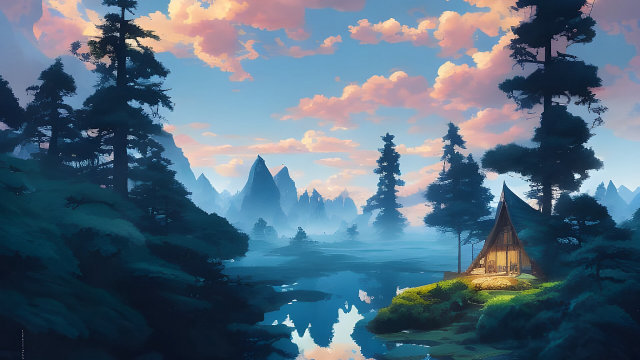
#> input picture test/fixtures/images/base-valley.jpg, 640 x 360 px
$ python gen_phash_vectors.py
#> lines starting #> are read from the running program, lines starting #| are printed output that depends on the picture; after the words box and inside, x2 and y2 are one past the last pixel; in counts of white or black regions, pixels touching at a corner belong together
#!/usr/bin/env python3
"""Reference values for the image core tests (test/image/), computed with Python imagehash and Pillow.

Run from the repo root (imagehash 4.3.2, Pillow, numpy and scipy must be installed), after
tools/make_similarity_fixtures.ts has written the images that this script hashes:
    python3 -I tools/gen_phash_vectors.py

Writes test/fixtures/phash-vectors.json and the tiny decoder fixtures in test/fixtures/images/decoder/. Every
expected value in them comes from imagehash or Pillow, never from the TypeScript code under test.
"""
import json
import sys
from pathlib import Path

import imagehash
import numpy as np
import scipy.fftpack
import scipy.ndimage
from PIL import Image

ROOT = Path(__file__).resolve().parent.parent
OUT = ROOT / 'test/fixtures/phash-vectors.json'
IMAGES = ROOT / 'test/fixtures/images'
DECODER = IMAGES / 'decoder'
MIN_GAP = 1e-3  # a coefficient this close to the median can flip with float rounding, so the vector would be unstable

# TypeScript name -> numpy transform of the 32x32 matrix (rot90 = counter-clockwise, as np.rot90)
VARIANTS = {
    'mirror': lambda m: np.fliplr(m),
    'rot90': lambda m: np.rot90(m, 1),
    'rot90-mirror': lambda m: np.fliplr(np.rot90(m, 1)),
    'rot270': lambda m: np.rot90(m, 3),
    'rot270-mirror': lambda m: np.fliplr(np.rot90(m, 3)),
}


def phash_of(m):
    """imagehash.phash of a 32x32 gray matrix (imagehash resizes 32x32 to 32x32: a no-op) and the smallest
    distance of a DCT coefficient to the median."""
    m = np.ascontiguousarray(m, dtype=np.uint8)
    h = imagehash.phash(Image.fromarray(m, 'L'))
    dct = scipy.fftpack.dct(scipy.fftpack.dct(m.astype(np.float64), axis=0), axis=1)[:8, :8]
    med = np.median(dct)
    assert ((dct > med) == h.hash).all(), 'imagehash disagrees with its own formula'
    return str(h), float(np.abs(dct - med).min())


def synthetic():
    rng = np.random.default_rng(20261107)
    y, x = np.mgrid[0:32, 0:32].astype(np.float64)
    noise = lambda amp: rng.normal(0, amp, (32, 32))
    low = lambda: scipy.ndimage.gaussian_filter(rng.normal(128, 60, (32, 32)), 2.5)
    yield 'noise-1', rng.integers(0, 256, (32, 32))
    yield 'noise-2', rng.integers(0, 256, (32, 32))
    yield 'noise-3', rng.integers(0, 256, (32, 32))
    yield 'noise-4', rng.integers(0, 256, (32, 32))
    yield 'ramp-x+noise', x * 7 + noise(12)
    yield 'ramp-y+noise', y * 7 + noise(12)
    yield 'diagonal+noise', (x + y) * 3.5 + 20 + noise(15)
    yield 'blob+noise', 230 * np.exp(-(((x - 11) ** 2 + (y - 19) ** 2) / 90)) + 10 + noise(8)
    yield 'blocks+noise', np.kron(rng.integers(0, 256, (4, 4)), np.ones((8, 8))) + noise(6)
    yield 'lowpass-1', low()
    yield 'lowpass-2', low()
    yield 'lowpass-3', low()
    yield 'stripes+noise', 128 + 90 * np.sin(x * 0.9 + y * 0.2) + noise(10)
    yield 'dark-low-contrast', 25 + noise(4)
    yield 'bright-high-contrast', np.where(low() > 128, 250, 5) + noise(3)


def decoder_fixtures():
    """Tiny files for the decoder tests. expected.json holds the gray image that Pillow decodes from each file."""
    DECODER.mkdir(parents=True, exist_ok=True)
    y, x = np.mgrid[0:24, 0:32]
    rgb = np.stack([x * 8, y * 10, 128 + 100 * np.sin((x + y) / 5)], -1).clip(0, 255).astype(np.uint8)
    rgb[4:12, 6:14] = (220, 30, 30)  # hard color edges
    rgb[12:20, 18:28] = (20, 40, 200)
    im = Image.fromarray(rgb, 'RGB')
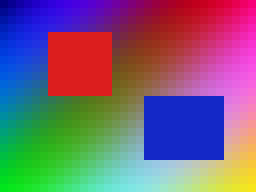
#> im: PIL image 32x24 RGB (shown 8 times larger); mean R, G, B 119.3, 99.3, 121.4
    gray = np.asarray(im.convert('L'))
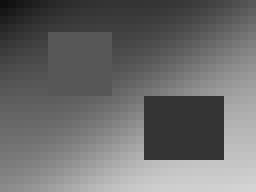
#> gray: shape (24, 32) (shown 8 times larger); min 15, max 212, mean 107.8
    low = (gray.astype(np.uint16) * 7 + 91) % 256  # a low byte that differs from the high byte
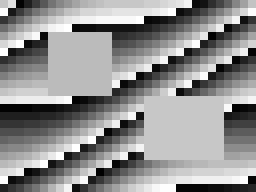
#> low: shape (24, 32) uint16 (shown 8 times larger); min 1, max 255, mean 143.4
    alpha = ((x * 9 + y * 5) % 256).astype(np.uint8)
    files = {
        'baseline.jpg': lambda p: im.save(p, quality=90),
        'progressive.jpg': lambda p: im.save(p, quality=90, progressive=True),
        'rgb.png': lambda p: im.save(p),
        'rgba.png': lambda p: im.convert('RGBA').save(p),
        'gray.png': lambda p: Image.fromarray(gray, 'L').save(p),
        'palette.png': lambda p: im.quantize(16).save(p),
        'gray16.png': lambda p: Image.fromarray(gray.astype(np.uint16) * 257).save(p),
        'gray16-varied.png': lambda p: Image.fromarray(gray.astype(np.uint16) * 256 + low).save(p),
        'gray-alpha.png': lambda p: Image.merge('LA', (Image.fromarray(gray), Image.fromarray(alpha))).save(p),
        'palette-alpha.png': lambda p: im.quantize(16).save(p, transparency=3),  # tRNS: the palette entries get an alpha value
    }
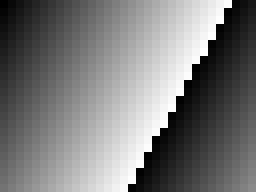
#> alpha: shape (24, 32) (shown 8 times larger); min 0, max 255, mean 121
    # not decodable: the decoder must reject them
    im.save(DECODER / 'image.webp', quality=80)
    Image.fromarray(gray > 128).save(DECODER / 'bilevel.png')  # 1 bit per pixel
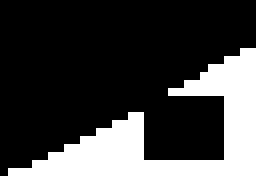
#> saved as bilevel.png: PIL image 32x24 1 (shown 8 times larger); 30.7% white; 1 white region, box (x1, y1, x2, y2) and area: (0, 6, 32, 24) 236
    expected = {}
    for name, save in files.items():
        save(DECODER / name)
        loaded = Image.open(DECODER / name)
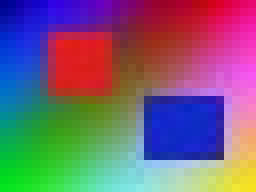
#> loaded: PIL image 32x24 RGB (shown 8 times larger); mean R, G, B 119.3, 99.4, 120.9
        if loaded.mode.startswith('I;16'):  # Pillow clips 16 bit to 8 bit; the rule here is the high byte
            g = (np.asarray(loaded).astype(np.uint16) >> 8).astype(np.uint8)
        else:
            g = np.asarray(loaded.convert('L'))
        if name == 'palette-alpha.png':
            assert 'transparency' in loaded.info and (g == np.asarray(loaded.convert('RGB').convert('L'))).all()
        expected[name] = {'width': g.shape[1], 'height': g.shape[0], 'gray': g.flatten().tolist()}
    with (DECODER / 'expected.json').open('w') as f:
        f.write('{\n' + ',\n'.join('"%s":%s' % (k, json.dumps(v, separators=(',', ':'))) for k, v in expected.items()) + '\n}\n')
    print(f'wrote {len(files) + 2} decoder fixtures in {DECODER.relative_to(ROOT)}')
#| wrote 12 decoder fixtures in test/fixtures/images/decoder


def image_hashes():
    """imagehash.phash of every fixture image: the reference for decode + resize + pHash in TypeScript."""
    files = sorted(IMAGES.glob('*.jpg')) + sorted(IMAGES.glob('*.png'))
    return [{'file': p.name, 'hash': str(imagehash.phash(Image.open(p)))} for p in files]


def window_hashes():
    """The 18 phone-window hashes of each base image: 9 positions of a full-height window, 9:16 and 9:19.5."""
    out = []
    for p in sorted(IMAGES.glob('base-*.jpg')):
        gray = Image.open(p).convert('L')
        w, h = gray.size
        hashes = []
        for ww in (h * 9 // 16, h * 18 // 39):
            for i in range(9):
                x = (w - ww) * i // 8
                hashes.append(str(imagehash.phash(gray.crop((x, 0, x + ww, h)))))
        out.append({'file': p.name, 'hashes': hashes})
    return out


def from_images():
    """The 32x32 gray matrix that imagehash itself computes from a fixture image (convert('L') and a Lanczos resize)."""
    for name in ('base-valley.jpg', 'base-shrine-a.jpg', 'base-shrine-b.jpg', 't3-phone.jpg', 't4-mirror-up-crop-letterbox.jpg'):
        image = Image.open(IMAGES / name)
        m = np.asarray(image.convert('L').resize((32, 32), Image.Resampling.LANCZOS))
        assert phash_of(m)[0] == str(imagehash.phash(image)), f'{name}: not the input of imagehash.phash'
        yield f'image {name}', m


def main():
    decoder_fixtures()
    vectors = []
    for name, raw in [*synthetic(), *from_images()]:
#> in phash_of, `m = np.ascontiguousarray(m, dtype=np.uint8)`:
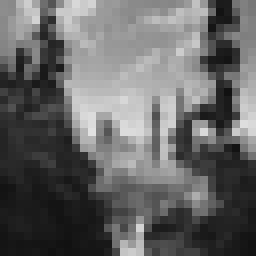
#> m: shape (32, 32) (shown 8 times larger); min 17, max 225, mean 101.4
        m = np.clip(np.rint(raw), 0, 255).astype(np.uint8)
        h, gap = phash_of(m)
        variants, gaps = {}, [gap]
        for vname, f in VARIANTS.items():
            variants[vname], g = phash_of(f(m))
            gaps.append(g)
        if min(gaps) < MIN_GAP:
            print(f'skip {name}: a coefficient is {min(gaps):.2e} from the median', file=sys.stderr)
            continue
        vectors.append({'name': name, 'matrix': m.flatten().tolist(), 'hash': h, 'variants': variants})
    with OUT.open('w') as f:
        f.write('{"generator":"imagehash %s, Pillow %s, numpy %s, scipy %s",\n"vectors":[\n' % (
            imagehash.__version__, Image.__version__, np.__version__, scipy.__version__))
        f.write(',\n'.join(json.dumps(v, separators=(',', ':')) for v in vectors))
        f.write('\n],\n"images":[\n')
        f.write(',\n'.join(json.dumps(i, separators=(',', ':')) for i in image_hashes()))
        f.write('\n],\n"windows":[\n')
        f.write(',\n'.join(json.dumps(i, separators=(',', ':')) for i in window_hashes()))
        f.write('\n]}\n')
    print(f'wrote {OUT.relative_to(ROOT)}: {len(vectors)} vectors')


if __name__ == '__main__':
    main()
#> (the call stopped at in phash_of, `h = imagehash.phash(Image.fromarray(m, 'L'))`: imagehash is not available in this run)
